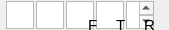
      <widget class="QFrame" name="TabletEdits">
       <property name="maximumSize">
        <size>
         <width>16777215</width>
         <height>30</height>
        </size>
       </property>
       <property name="frameShape">
        <enum>QFrame::NoFrame</enum>
       </property>
       <property name="frameShadow">
        <enum>QFrame::Raised</enum>
       </property>
       <widget class="QTextEdit" name="tEditFlop1">
        <property name="geometry">
         <rect>
          <x>6</x>
          <y>1</y>
          <width>28</width>
          <height>28</height>
         </rect>
        </property>
        <property name="frameShape">
         <enum>QFrame::StyledPanel</enum>
        </property>
        <property name="frameShadow">
         <enum>QFrame::Sunken</enum>
        </property>
        <property name="lineWidth">
         <number>1</number>
        </property>
        <property name="midLineWidth">
         <number>0</number>
        </property>
        <property name="readOnly">
         <bool>true</bool>
        </property>
       </widget>
       <widget class="QTextEdit" name="tEditFlop2">
        <property name="geometry">
         <rect>
          <x>36</x>
          <y>1</y>
          <width>28</width>
          <height>28</height>
         </rect>
        </property>
        <property name="readOnly">
         <bool>true</bool>
        </property>
       </widget>
       <widget class="QTextEdit" name="tEditFlop3">
        <property name="geometry">
         <rect>
          <x>66</x>
          <y>1</y>
          <width>28</width>
          <height>28</height>
         </rect>
        </property>
        <property name="readOnly">
         <bool>true</bool>
        </property>
       </widget>
       <widget class="QTextEdit" name="tEditTurn">
        <property name="geometry">
         <rect>
          <x>96</x>
          <y>1</y>
          <width>28</width>
          <height>28</height>
         </rect>
        </property>
        <property name="readOnly">
         <bool>true</bool>
        </property>
       </widget>
       <widget class="QTextEdit" name="tEditRiver">
        <property name="geometry">
         <rect>
          <x>126</x>
          <y>1</y>
          <width>28</width>
          <height>28</height>
         </rect>
        </property>
        <property name="readOnly">
         <bool>true</bool>
        </property>
        <property name="html">
         <string>&lt;!DOCTYPE HTML PUBLIC &quot;-//W3C//DTD HTML 4.0//EN&quot; &quot;http://www.w3.org/TR/REC-html40/strict.dtd&quot;&gt;
&lt;html&gt;&lt;head&gt;&lt;meta name=&quot;qrichtext&quot; content=&quot;1&quot; /&gt;&lt;style type=&quot;text/css&quot;&gt;
p, li { white-space: pre-wrap; }
&lt;/style&gt;&lt;/head&gt;&lt;body style=&quot; font-family:'.AppleSystemUIFont'; font-size:13pt; font-weight:400; font-style:normal;&quot;&gt;
&lt;p style=&quot;-qt-paragraph-type:empty; margin-top:0px; margin-bottom:0px; margin-left:0px; margin-right:0px; -qt-block-indent:0; text-indent:0px;&quot;&gt;&lt;br /&gt;&lt;/p&gt;&lt;/body&gt;&lt;/html&gt;</string>
        </property>
       </widget>
       <widget class="QLabel" name="Flop">
        <property name="geometry">
         <rect>
          <x>88</x>
          <y>16</y>
          <width>16</width>
          <height>17</height>
         </rect>
        </property>
        <property name="font">
         <font>
          <pointsize>11</pointsize>
         </font>
        </property>
        <property name="text">
         <string>F</string>
        </property>
       </widget>
       <widget class="QLabel" name="Turn">
        <property name="geometry">
         <rect>
          <x>116</x>
          <y>16</y>
          <width>16</width>
          <height>17</height>
         </rect>
        </property>
        <property name="font">
         <font>
          <pointsize>11</pointsize>
         </font>
        </property>
        <property name="text">
         <string>T</string>
        </property>
       </widget>
       <widget class="QLabel" name="River">
        <property name="geometry">
         <rect>
          <x>144</x>
          <y>16</y>
          <width>16</width>
          <height>17</height>
         </rect>
        </property>
        <property name="font">
         <font>
          <pointsize>11</pointsize>
         </font>
        </property>
        <property name="text">
         <string>R</string>
        </property>
       </widget>
      </widget>
